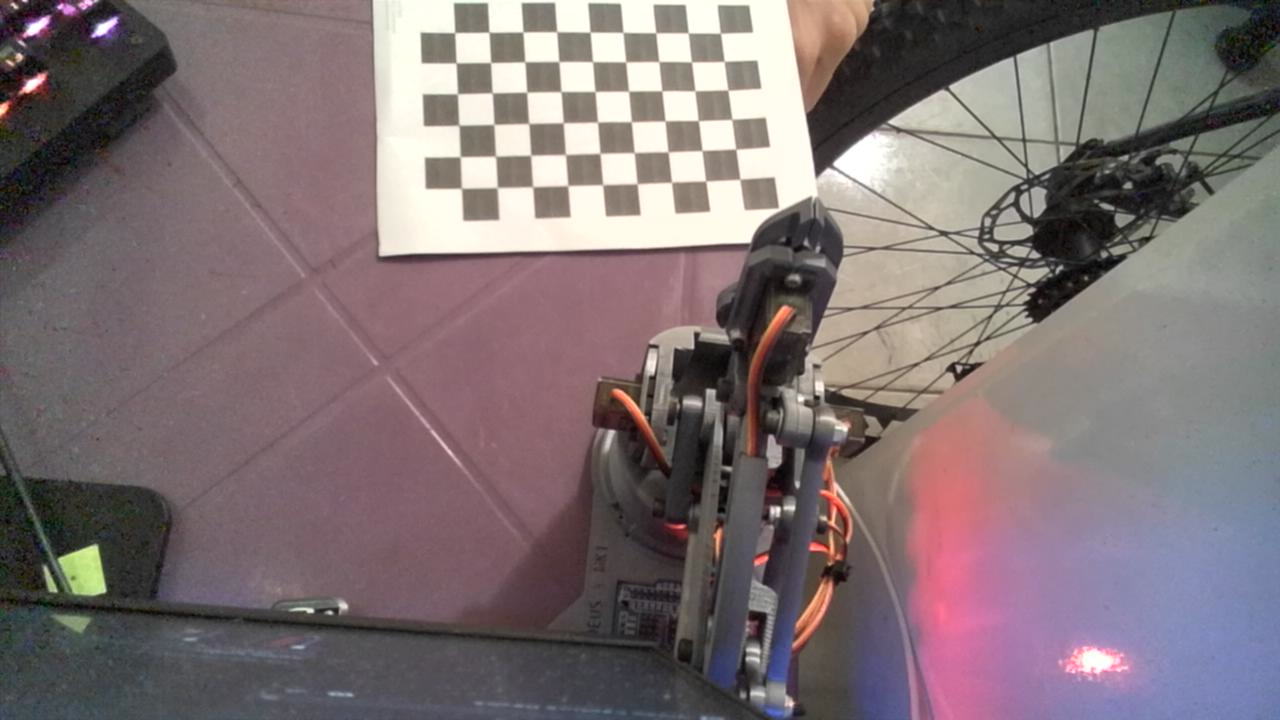
#> input picture Python-client/vision/calibration_images/Screenshot 2026-06-14 09-10-15.png, 1280 x 720 px; its folder holds 4 pictures in this run
$ python camera_calibrator.py
#> lines starting #> are read from the running program, lines starting #| are printed output that depends on the picture
"""
Calibration dataset generation script for AMADEUS MK-I Client.

This module processes chessboard calibration images to estimate:
- Camera intrinsics
- Lens distortion coefficients
- Camera extrinsics

The generated calibration parameters are exported to:
vision/calibration_data.yaml
"""

from __future__ import annotations

import sys
import cv2
import yaml
import logging
import argparse
import numpy as np
from pathlib import Path
from typing import List, Tuple


# Global -------------------------------------------------------------------- #


logger = logging.getLogger(__name__)


# Utils --------------------------------------------------------------------- #


def setup_logging(log_level: str) -> None:
    """Configure application logging."""

    logging.basicConfig(
        level=getattr(logging, log_level.upper(), logging.INFO),
        format="%(asctime)s | %(levelname)s | %(name)s | %(message)s",
    )


def create_object_points(
    chessboard_size: Tuple[int, int],
    square_size: float,
) -> np.ndarray:
    """
    Generate real-world chessboard coordinates.

    Args:
        chessboard_size: Number of internal corners (columns, rows).
        square_size: Physical square size in millimeters.

    Returns:
        Object points array.
    """

    object_points = np.zeros(
        (chessboard_size[0] * chessboard_size[1], 3),
        np.float32,
    )

    object_points[:, :2] = np.mgrid[
        0 : chessboard_size[0],
        0 : chessboard_size[1],
    ].T.reshape(-1, 2)

    object_points *= square_size

    return object_points


def save_calibration_yaml(
    output_path: Path,
    camera_matrix: np.ndarray,
    distortion_coefficients: np.ndarray,
    rotation_matrix: np.ndarray,
    translation_vector: np.ndarray,
) -> None:
    """
    Save calibration parameters to YAML file.

    Args:
        output_path: Output YAML file path.
        camera_matrix: Intrinsic camera matrix.
        distortion_coefficients: Lens distortion coefficients.
        rotation_matrix: Extrinsic rotation matrix.
        translation_vector: Extrinsic translation vector.
    """

    calibration_data = {
        "intrinsics": {
            "camera_matrix": camera_matrix.tolist(),
            "distortion_coefficients": distortion_coefficients.tolist(),
        },
        "extrinsics": {
            "rotation_matrix": rotation_matrix.tolist(),
            "translation_vector": translation_vector.tolist(),
        },
    }

    try:
        with output_path.open("w", encoding="utf-8") as yaml_file:
            yaml.dump(
                calibration_data,
                yaml_file,
                sort_keys=False,
                default_flow_style=False,
            )

        logger.info(f"Calibration data saved to: {output_path}")

    except Exception:
        logger.exception("Failed to save calibration YAML file.")
        raise


def scale_camera_matrix(
    camera_matrix: np.ndarray,
    original_size: Tuple[int, int],
    target_size: Tuple[int, int],
) -> np.ndarray:
    """
    Scale intrinsic camera matrix to a target resolution.

    Args:
        camera_matrix: Original intrinsic matrix.
        original_size: Calibration image resolution (width, height).
        target_size: Target runtime resolution (width, height).

    Returns:
        Scaled intrinsic matrix.
    """

    original_width, original_height = original_size
    target_width, target_height = target_size

    scale_x = target_width / original_width
    scale_y = target_height / original_height

    scaled_matrix = camera_matrix.copy()

    scaled_matrix[0, 0] *= scale_x  # fx
    scaled_matrix[1, 1] *= scale_y  # fy
    scaled_matrix[0, 2] *= scale_x  # cx
    scaled_matrix[1, 2] *= scale_y  # cy

    return scaled_matrix


# Classes ------------------------------------------------------------------- #


class CameraCalibrator:
    """Handles camera calibration pipeline."""

    def __init__(
        self,
        images_directory: Path,
        output_file: Path,
        chessboard_width: int,
        chessboard_height: int,
        square_size: float,
        target_width: int | None,
        target_height: int | None,
    ) -> None:
        """
        Initialize calibration pipeline.

        Args:
            images_directory: Directory containing calibration images.
            output_file: Output YAML file.
            chessboard_width: Number of internal corners horizontally.
            chessboard_height: Number of internal corners vertically.
            square_size: Chessboard square size in millimeters.
        """

        self.images_directory = images_directory
        self.output_file = output_file
        self.chessboard_size = (
            chessboard_width,
            chessboard_height,
        )
        self.square_size = square_size

        self.object_points_list: List[np.ndarray] = []
        self.image_points_list: List[np.ndarray] = []

        self.object_template = create_object_points(
            chessboard_size=self.chessboard_size,
            square_size=self.square_size,
        )

        self.target_width = target_width
        self.target_height = target_height

    def _load_image_paths(self) -> List[Path]:
        """
        Load calibration image paths.

        Returns:
            List of image paths.
        """

        supported_extensions = ("*.png", "*.jpg", "*.jpeg", "*.bmp")

        image_paths: List[Path] = []

        for extension in supported_extensions:
            image_paths.extend(
                self.images_directory.glob(extension)
            )
#> pass 2 of the loop in _load_image_paths, `for extension in supported_extensions:`:
#> pass 3 of the loop in _load_image_paths, `for extension in supported_extensions:`:
#> the loop made 4 passes; the first 3 are shown

        image_paths = sorted(image_paths)

        if not image_paths:
            logger.error(
                f"No calibration images found in: "
                f"{self.images_directory}"
            )
            sys.exit(1)

        logger.info(
            f"Found {len(image_paths)} calibration images."
        )

        return image_paths

    def _process_image(
        self,
        image_path: Path,
    ) -> Tuple[bool, np.ndarray | None]:
        """
        Detect chessboard corners in image.

        Args:
            image_path: Path to image.

        Returns:
            Tuple containing detection status and grayscale image.
        """

        try:
            image = cv2.imread(str(image_path))
#> image is the input picture: shape (720, 1280, 3); mean B, G, R 115.6, 113.4, 126.4

            if image is None:
                logger.warning(
                    f"Failed to load image: {image_path}"
                )
                return False, None

            grayscale_image = cv2.cvtColor(
                image,
                cv2.COLOR_BGR2GRAY,
            )
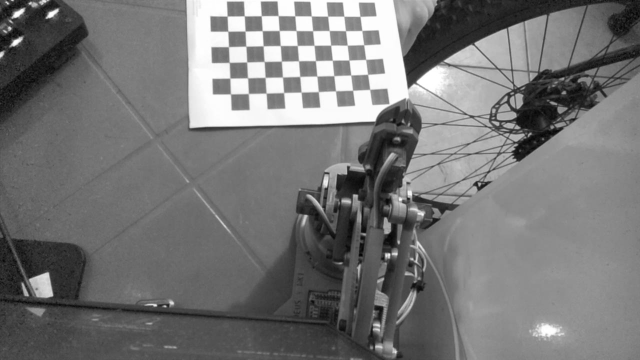
#> grayscale_image: shape (720, 1280) (shown at 1/2 size); min 0, max 255, mean 117.5

            detection_success, corners = cv2.findChessboardCorners(
                grayscale_image,
                self.chessboard_size,
                None,
            )
#> detection_success = True; corners = 54 rows, first 8: [739.8, 179.2], [705.5, 180.9], [671.5, 182.5], [637, 183.9], [602.6, 185], [567.9, 185.8], [532.6, 187], [497, 187.6]

            if not detection_success:
                logger.warning(
                    f"Chessboard not detected in: {image_path.name}"
                )
                return False, grayscale_image

            refinement_criteria = (
                cv2.TERM_CRITERIA_EPS
                + cv2.TERM_CRITERIA_MAX_ITER,
                30,
                0.001,
            )

            refined_corners = cv2.cornerSubPix(
                grayscale_image,
                corners,
                (11, 11),
                (-1, -1),
                refinement_criteria,
            )
#> refined_corners = 54 rows, first 8: [739.9, 179.3], [705.7, 181.1], [671.5, 182.2], [637.1, 183.8], [602.7, 184.7], [567.8, 185.6], [532.7, 186.8], [497.3, 187.5]

            self.object_points_list.append(
                self.object_template
            )

            self.image_points_list.append(
                refined_corners
            )

            logger.info(
                f"Chessboard detected successfully: "
                f"{image_path.name}"
            )

            return True, grayscale_image

        except Exception:
            logger.exception(
                f"Error while processing image: {image_path}"
            )
            return False, None

    def calibrate(self) -> None:
        """Execute full calibration pipeline."""

        image_paths = self._load_image_paths()

        image_size: Tuple[int, int] | None = None

        for image_path in image_paths:
            success, grayscale_image = self._process_image(
                image_path=image_path,
            )
#> success = True

            if success and grayscale_image is not None:
                image_size = grayscale_image.shape[::-1]
#> pass 2 of the loop in calibrate, `for image_path in image_paths:`:
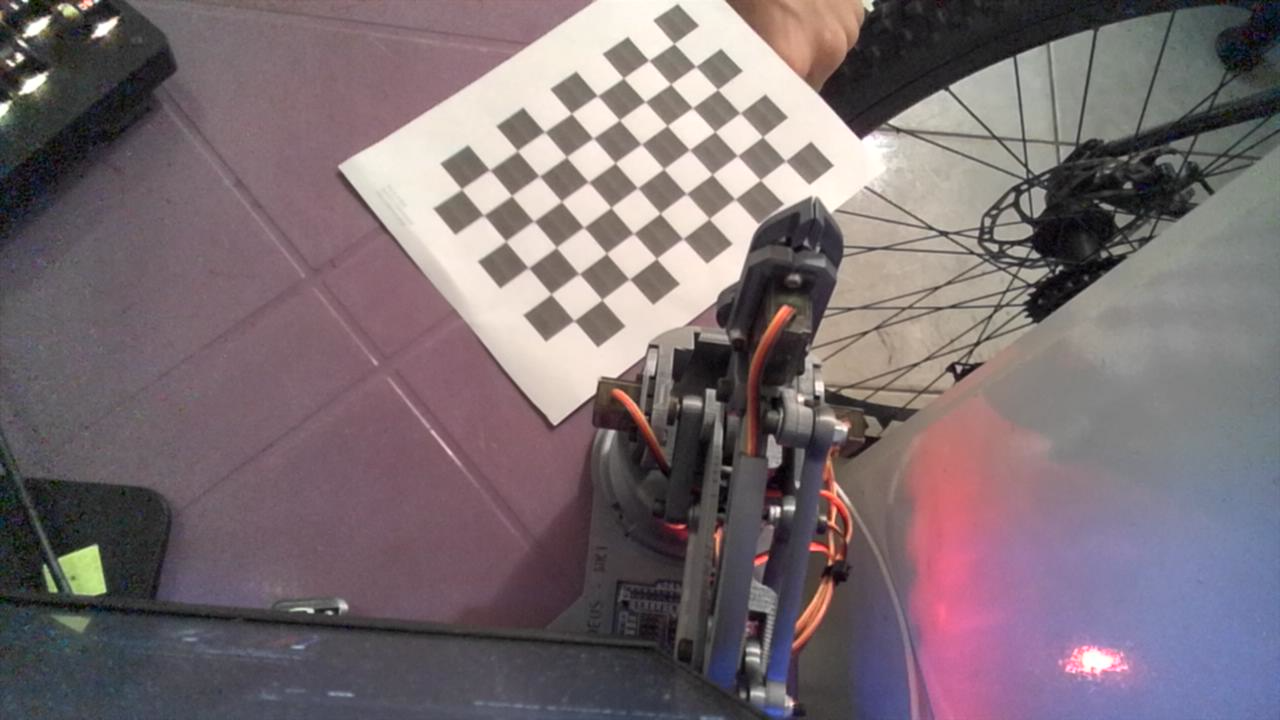
#> input picture Python-client/vision/calibration_images/Screenshot 2026-06-14 09-10-33.png, 1280 x 720 px
#> in _process_image, image is the input picture: shape (720, 1280, 3); mean B, G, R 113.9, 109.1, 122
#> in _process_image (call 2), `grayscale_image = cv2.cvtColor( image, cv2.COLOR_BGR2GRAY, )`:
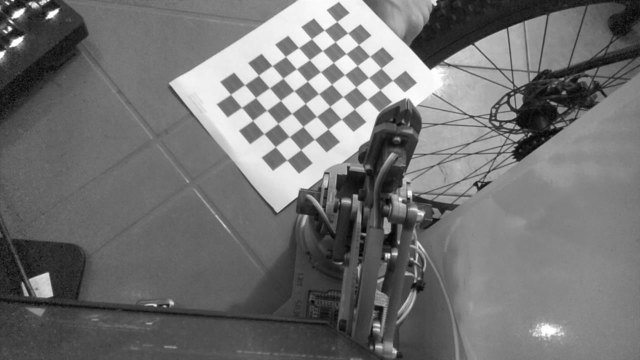
#> grayscale_image: shape (720, 1280) (shown at 1/2 size); min 1, max 255, mean 113.5
#> corners = 54 rows, first 8: [785.5, 161], [759.9, 180], [734.3, 198.9], [709, 218.6], [682.8, 238.9], [656.6, 258.6], [629.3, 279.4], [601.8, 300]
#> refined_corners = 54 rows, first 8: [785.4, 160.9], [760.3, 180], [734.9, 199.1], [709.1, 218.6], [682.8, 238.6], [656.5, 258.6], [629.3, 279.1], [601.9, 299.7]
#> pass 3 of the loop in calibrate, `for image_path in image_paths:`:
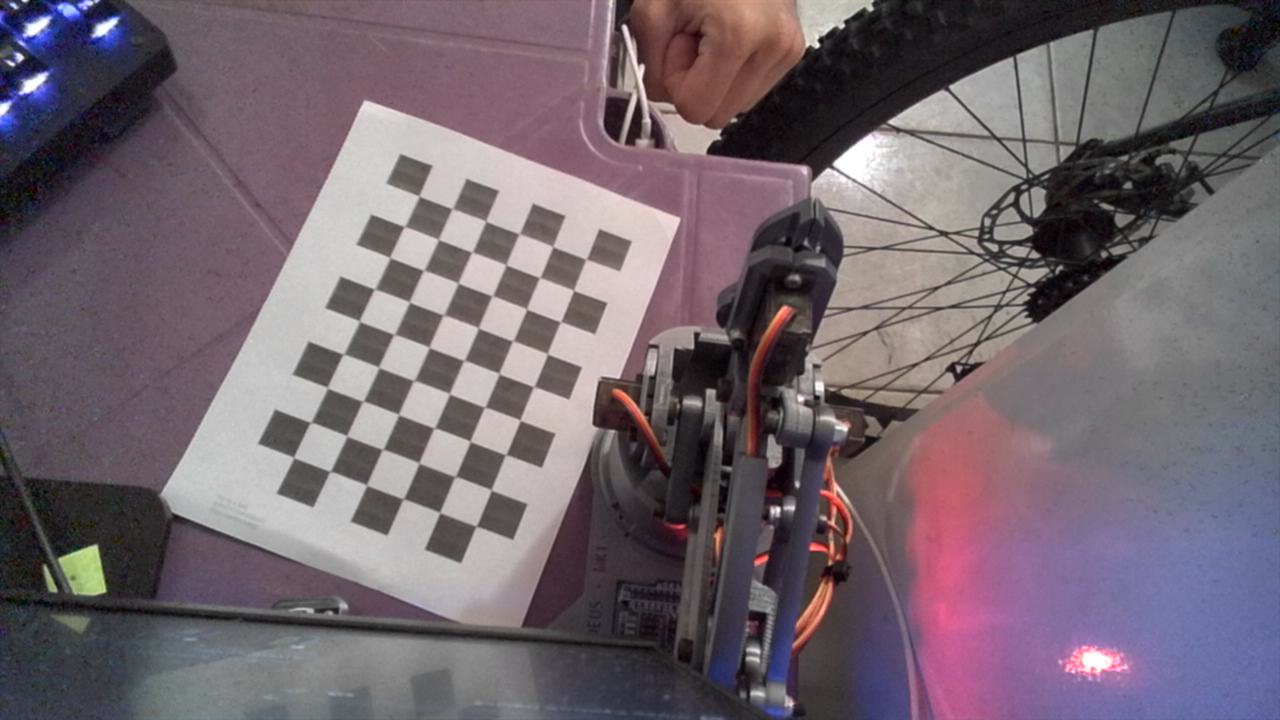
#> input picture Python-client/vision/calibration_images/Screenshot 2026-06-14 09-10-46.png, 1280 x 720 px
#> in _process_image, image is the input picture: shape (720, 1280, 3); mean B, G, R 109.9, 101.6, 114
#> in _process_image (call 3), `grayscale_image = cv2.cvtColor( image, cv2.COLOR_BGR2GRAY, )`:
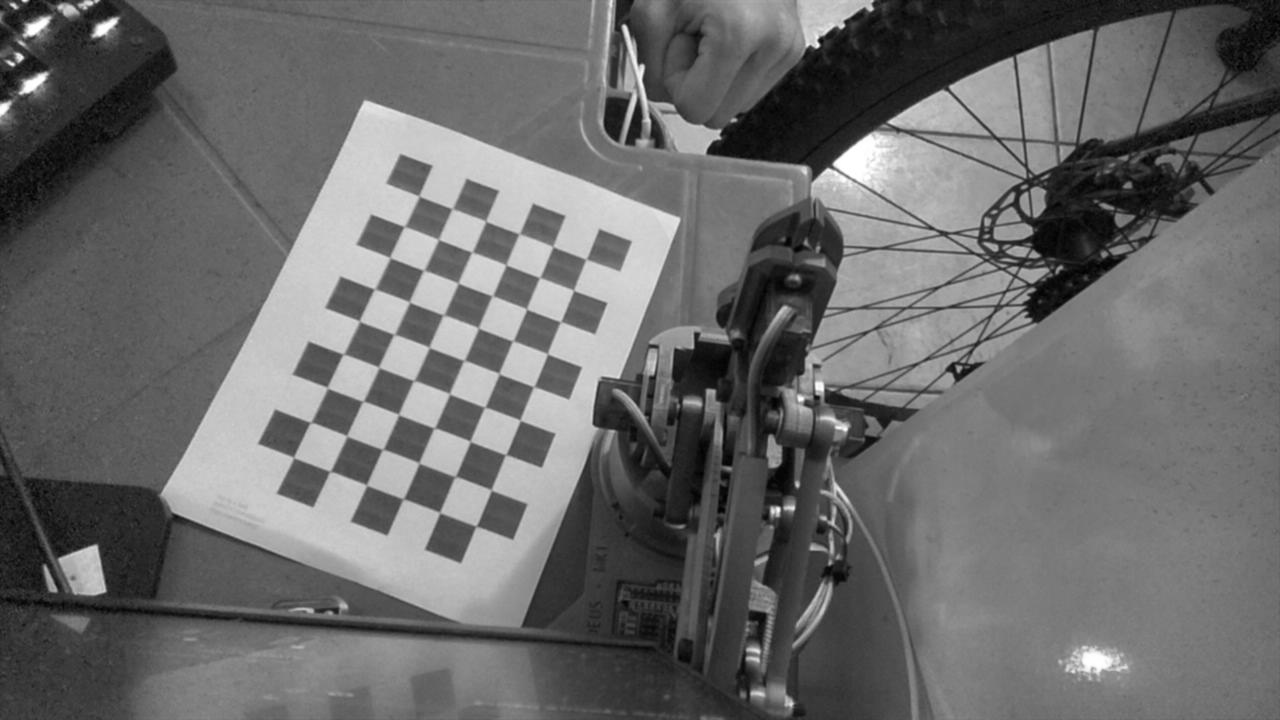
#> grayscale_image: shape (720, 1280); min 0, max 255, mean 106.3
#> corners = 54 rows, first 8: [586.1, 258.9], [573.6, 290.5], [560.6, 321.9], [547.6, 354], [533.1, 386.8], [520.2, 420.6], [505.8, 454.5], [491.6, 490.3]
#> refined_corners = 54 rows, first 8: [586.1, 259.4], [573.6, 290.3], [560.6, 321.7], [547.4, 353.8], [533.8, 386.7], [520.2, 420.2], [505.7, 454.6], [491.3, 489.9]
#> the loop made 4 passes; the first 3 are shown

        if not self.object_points_list:
            logger.error(
                "No valid chessboard detections found."
            )
            sys.exit(1)

        if image_size is None:
            logger.error(
                "Failed to determine image resolution."
            )
            sys.exit(1)

        try:
            logger.info("Starting camera calibration...")

            (
                reprojection_error,
                camera_matrix,
                distortion_coefficients,
                rotation_vectors,
                translation_vectors,
            ) = cv2.calibrateCamera(
                self.object_points_list,
                self.image_points_list,
                image_size,
                None,
                None,
            )
#> reprojection_error = 0.326; camera_matrix = [[632.3, 0, 568.5], [0, 610.9, 371.1], [0, 0, 1]]; distortion_coefficients = [[0.126, -0.339, -0.00247, 0.00697, 0.254]]; rotation_vectors = ([-0.16, 0.275, 3.06], [-0.185, 0.203, 2.45], [-0.182, 0.137, 1.93], [-0.199, 0.0964, 1.59]); translation_vectors = ([79.04, -91.6, 299.5], [100.8, -101.4, 301.7], [7.82, -51.65, 283.2], [-43.91, -63.56, 282.7])

            if (
                    self.target_width is not None
                    and self.target_height is not None
            ):
                logger.info(
                    "Scaling intrinsic matrix from "
                    f"{image_size} to "
                    f"({self.target_width}, {self.target_height})"
                )

                camera_matrix = scale_camera_matrix(
                    camera_matrix=camera_matrix,
                    original_size=image_size,
                    target_size=(
                        self.target_width,
                        self.target_height,
                    ),
                )
#> in scale_camera_matrix, `scaled_matrix = camera_matrix.copy()`: scaled_matrix = [[632.3, 0, 568.5], [0, 610.9, 371.1], [0, 0, 1]]
#> camera_matrix = [[316.2, 0, 284.3], [0, 407.2, 247.4], [0, 0, 1]]

            logger.info(
                f"Calibration completed with reprojection "
                f"error: {reprojection_error:.6f}"
            )

            rotation_matrix, _ = cv2.Rodrigues(
                rotation_vectors[0]
            )
#> rotation_matrix = [[-0.992, -0.0738, -0.0977], [0.0553, -0.982, 0.181], [-0.109, 0.174, 0.979]]

            translation_vector = translation_vectors[0]
#> translation_vector = [79.04, -91.6, 299.5]

            save_calibration_yaml(
                output_path=self.output_file,
                camera_matrix=camera_matrix,
                distortion_coefficients=distortion_coefficients,
                rotation_matrix=rotation_matrix,
                translation_vector=translation_vector,
            )

        except Exception:
            logger.exception(
                "Camera calibration process failed."
            )
            sys.exit(1)


# Main ---------------------------------------------------------------------- #


def parse_arguments() -> argparse.Namespace:
    """
    Parse command-line arguments.

    Returns:
        Parsed arguments namespace.
    """

    parser = argparse.ArgumentParser(
        description=(
            "Generate camera calibration parameters "
            "from chessboard images."
        )
    )

    parser.add_argument(
        "--images-dir",
        type=Path,
        default=Path("calibration_images/"),
        help="Directory containing calibration images.",
    )

    parser.add_argument(
        "--output",
        type=Path,
        default=Path("calibration_data.yaml"),
        help="Output YAML calibration file.",
    )

    parser.add_argument(
        "--chessboard-width",
        type=int,
        default=9,
        help="Number of internal chessboard corners horizontally.",
    )

    parser.add_argument(
        "--chessboard-height",
        type=int,
        default=6,
        help="Number of internal chessboard corners vertically.",
    )

    parser.add_argument(
        "--square-size",
        type=float,
        default=16.0,
        help="Chessboard square size in millimeters.",
    )

    parser.add_argument(
        "--target-width",
        type=int,
        default=640,
        help=(
            "Target operating resolution width. "
            "If provided together with --target-height, "
            "the intrinsic matrix will be scaled."
        ),
    )

    parser.add_argument(
        "--target-height",
        type=int,
        default=480,
        help=(
            "Target operating resolution height. "
            "If provided together with --target-width, "
            "the intrinsic matrix will be scaled."
        ),
    )

    parser.add_argument(
        "--log-level",
        type=str,
        default="INFO",
        choices=[
            "DEBUG",
            "INFO",
            "WARNING",
            "ERROR",
            "CRITICAL",
        ],
        help="Logging verbosity level.",
    )

    return parser.parse_args()


def main() -> None:
    """Application entrypoint."""

    arguments = parse_arguments()

    setup_logging(arguments.log_level)

    logger.info("Initializing camera calibration pipeline.")

    try:
        calibrator = CameraCalibrator(
            images_directory=arguments.images_dir,
            output_file=arguments.output,
            chessboard_width=arguments.chessboard_width,
            chessboard_height=arguments.chessboard_height,
            square_size=arguments.square_size,
            target_width=arguments.target_width,
            target_height=arguments.target_height,
        )

        calibrator.calibrate()

        logger.info(
            "Camera calibration pipeline completed successfully."
        )

    except KeyboardInterrupt:
        logger.warning(
            "Calibration interrupted by user."
        )
        sys.exit(1)

    except Exception:
        logger.exception(
            "Unexpected fatal error during calibration."
        )
        sys.exit(1)


if __name__ == "__main__":
    main()
